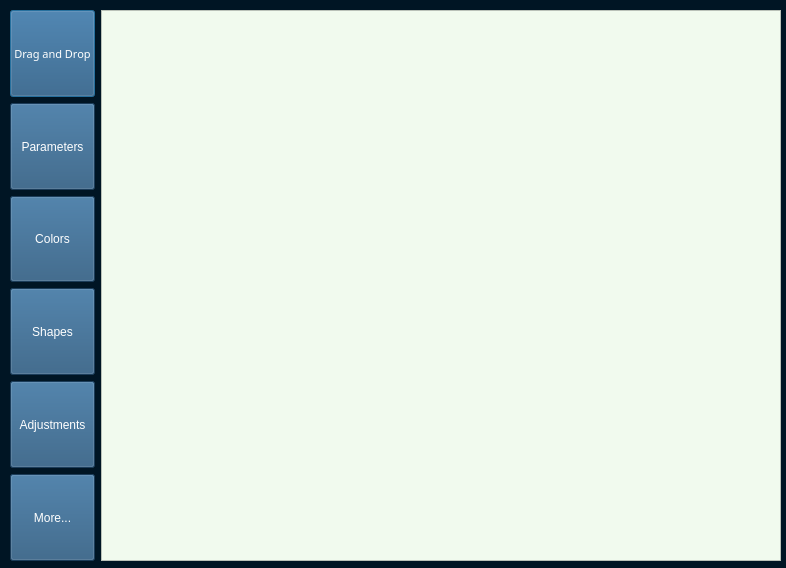
<?xml version="1.0" encoding="UTF-8"?>
<ui version="4.0">
 <class>helpwindow</class>
 <widget class="QDialog" name="helpwindow">
  <property name="geometry">
   <rect>
    <x>0</x>
    <y>0</y>
    <width>786</width>
    <height>568</height>
   </rect>
  </property>
  <property name="palette">
   <palette>
    <active>
     <colorrole role="WindowText">
      <brush brushstyle="SolidPattern">
       <color alpha="255">
        <red>0</red>
        <green>0</green>
        <blue>0</blue>
       </color>
      </brush>
     </colorrole>
     <colorrole role="Button">
      <brush brushstyle="SolidPattern">
       <color alpha="255">
        <red>0</red>
        <green>21</green>
        <blue>36</blue>
       </color>
      </brush>
     </colorrole>
     <colorrole role="Dark">
      <brush brushstyle="SolidPattern">
       <color alpha="255">
        <red>38</red>
        <green>84</green>
        <blue>124</blue>
       </color>
      </brush>
     </colorrole>
     <colorrole role="Mid">
      <brush brushstyle="SolidPattern">
       <color alpha="255">
        <red>38</red>
        <green>84</green>
        <blue>124</blue>
       </color>
      </brush>
     </colorrole>
     <colorrole role="Text">
      <brush brushstyle="SolidPattern">
       <color alpha="255">
        <red>0</red>
        <green>0</green>
        <blue>0</blue>
       </color>
      </brush>
     </colorrole>
     <colorrole role="ButtonText">
      <brush brushstyle="SolidPattern">
       <color alpha="255">
        <red>255</red>
        <green>255</green>
        <blue>255</blue>
       </color>
      </brush>
     </colorrole>
     <colorrole role="Base">
      <brush brushstyle="SolidPattern">
       <color alpha="255">
        <red>0</red>
        <green>21</green>
        <blue>36</blue>
       </color>
      </brush>
     </colorrole>
     <colorrole role="Window">
      <brush brushstyle="SolidPattern">
       <color alpha="255">
        <red>0</red>
        <green>21</green>
        <blue>36</blue>
       </color>
      </brush>
     </colorrole>
     <colorrole role="PlaceholderText">
      <brush brushstyle="SolidPattern">
       <color alpha="128">
        <red>0</red>
        <green>0</green>
        <blue>0</blue>
       </color>
      </brush>
     </colorrole>
    </active>
    <inactive>
     <colorrole role="WindowText">
      <brush brushstyle="SolidPattern">
       <color alpha="255">
        <red>0</red>
        <green>0</green>
        <blue>0</blue>
       </color>
      </brush>
     </colorrole>
     <colorrole role="Button">
      <brush brushstyle="SolidPattern">
       <color alpha="255">
        <red>0</red>
        <green>21</green>
        <blue>36</blue>
       </color>
      </brush>
     </colorrole>
     <colorrole role="Dark">
      <brush brushstyle="SolidPattern">
       <color alpha="255">
        <red>38</red>
        <green>84</green>
        <blue>124</blue>
       </color>
      </brush>
     </colorrole>
     <colorrole role="Mid">
      <brush brushstyle="SolidPattern">
       <color alpha="255">
        <red>38</red>
        <green>84</green>
        <blue>124</blue>
       </color>
      </brush>
     </colorrole>
     <colorrole role="Text">
      <brush brushstyle="SolidPattern">
       <color alpha="255">
        <red>0</red>
        <green>0</green>
        <blue>0</blue>
       </color>
      </brush>
     </colorrole>
     <colorrole role="ButtonText">
      <brush brushstyle="SolidPattern">
       <color alpha="255">
        <red>255</red>
        <green>255</green>
        <blue>255</blue>
       </color>
      </brush>
     </colorrole>
     <colorrole role="Base">
      <brush brushstyle="SolidPattern">
       <color alpha="255">
        <red>0</red>
        <green>21</green>
        <blue>36</blue>
       </color>
      </brush>
     </colorrole>
     <colorrole role="Window">
      <brush brushstyle="SolidPattern">
       <color alpha="255">
        <red>0</red>
        <green>21</green>
        <blue>36</blue>
       </color>
      </brush>
     </colorrole>
     <colorrole role="PlaceholderText">
      <brush brushstyle="SolidPattern">
       <color alpha="128">
        <red>0</red>
        <green>0</green>
        <blue>0</blue>
       </color>
      </brush>
     </colorrole>
    </inactive>
    <disabled>
     <colorrole role="WindowText">
      <brush brushstyle="SolidPattern">
       <color alpha="255">
        <red>38</red>
        <green>84</green>
        <blue>124</blue>
       </color>
      </brush>
     </colorrole>
     <colorrole role="Button">
      <brush brushstyle="SolidPattern">
       <color alpha="255">
        <red>0</red>
        <green>21</green>
        <blue>36</blue>
       </color>
      </brush>
     </colorrole>
     <colorrole role="Dark">
      <brush brushstyle="SolidPattern">
       <color alpha="255">
        <red>38</red>
        <green>84</green>
        <blue>124</blue>
       </color>
      </brush>
     </colorrole>
     <colorrole role="Mid">
      <brush brushstyle="SolidPattern">
       <color alpha="255">
        <red>38</red>
        <green>84</green>
        <blue>124</blue>
       </color>
      </brush>
     </colorrole>
     <colorrole role="Text">
      <brush brushstyle="SolidPattern">
       <color alpha="255">
        <red>38</red>
        <green>84</green>
        <blue>124</blue>
       </color>
      </brush>
     </colorrole>
     <colorrole role="ButtonText">
      <brush brushstyle="SolidPattern">
       <color alpha="255">
        <red>38</red>
        <green>84</green>
        <blue>124</blue>
       </color>
      </brush>
     </colorrole>
     <colorrole role="Base">
      <brush brushstyle="SolidPattern">
       <color alpha="255">
        <red>0</red>
        <green>21</green>
        <blue>36</blue>
       </color>
      </brush>
     </colorrole>
     <colorrole role="Window">
      <brush brushstyle="SolidPattern">
       <color alpha="255">
        <red>0</red>
        <green>21</green>
        <blue>36</blue>
       </color>
      </brush>
     </colorrole>
     <colorrole role="PlaceholderText">
      <brush brushstyle="SolidPattern">
       <color alpha="128">
        <red>0</red>
        <green>0</green>
        <blue>0</blue>
       </color>
      </brush>
     </colorrole>
    </disabled>
   </palette>
  </property>
  <property name="windowTitle">
   <string>HelpWindow</string>
  </property>
  <property name="styleSheet">
   <string notr="true">background-color: rgb(0, 21, 36);</string>
  </property>
  <widget class="QWidget" name="horizontalLayoutWidget">
   <property name="geometry">
    <rect>
     <x>10</x>
     <y>10</y>
     <width>771</width>
     <height>551</height>
    </rect>
   </property>
   <layout class="QHBoxLayout" name="horizontalLayout">
    <item>
     <layout class="QVBoxLayout" name="verticalLayout">
      <property name="spacing">
       <number>6</number>
      </property>
      <item>
       <widget class="QPushButton" name="drag_drop">
        <property name="sizePolicy">
         <sizepolicy hsizetype="Minimum" vsizetype="Minimum">
          <horstretch>0</horstretch>
          <verstretch>0</verstretch>
         </sizepolicy>
        </property>
        <property name="palette">
         <palette>
          <active>
           <colorrole role="WindowText">
            <brush brushstyle="SolidPattern">
             <color alpha="255">
              <red>255</red>
              <green>255</green>
              <blue>255</blue>
             </color>
            </brush>
           </colorrole>
           <colorrole role="Button">
            <brush brushstyle="SolidPattern">
             <color alpha="255">
              <red>38</red>
              <green>84</green>
              <blue>124</blue>
             </color>
            </brush>
           </colorrole>
           <colorrole role="Light">
            <brush brushstyle="SolidPattern">
             <color alpha="255">
              <red>38</red>
              <green>84</green>
              <blue>124</blue>
             </color>
            </brush>
           </colorrole>
           <colorrole role="Midlight">
            <brush brushstyle="SolidPattern">
             <color alpha="255">
              <red>38</red>
              <green>84</green>
              <blue>124</blue>
             </color>
            </brush>
           </colorrole>
           <colorrole role="Dark">
            <brush brushstyle="SolidPattern">
             <color alpha="255">
              <red>38</red>
              <green>84</green>
              <blue>124</blue>
             </color>
            </brush>
           </colorrole>
           <colorrole role="Mid">
            <brush brushstyle="SolidPattern">
             <color alpha="255">
              <red>38</red>
              <green>84</green>
              <blue>124</blue>
             </color>
            </brush>
           </colorrole>
           <colorrole role="Text">
            <brush brushstyle="SolidPattern">
             <color alpha="255">
              <red>38</red>
              <green>84</green>
              <blue>124</blue>
             </color>
            </brush>
           </colorrole>
           <colorrole role="ButtonText">
            <brush brushstyle="SolidPattern">
             <color alpha="255">
              <red>255</red>
              <green>255</green>
              <blue>255</blue>
             </color>
            </brush>
           </colorrole>
           <colorrole role="Base">
            <brush brushstyle="SolidPattern">
             <color alpha="255">
              <red>38</red>
              <green>84</green>
              <blue>124</blue>
             </color>
            </brush>
           </colorrole>
           <colorrole role="Window">
            <brush brushstyle="SolidPattern">
             <color alpha="255">
              <red>38</red>
              <green>84</green>
              <blue>124</blue>
             </color>
            </brush>
           </colorrole>
           <colorrole role="PlaceholderText">
            <brush brushstyle="SolidPattern">
             <color alpha="128">
              <red>255</red>
              <green>255</green>
              <blue>255</blue>
             </color>
            </brush>
           </colorrole>
          </active>
          <inactive>
           <colorrole role="WindowText">
            <brush brushstyle="SolidPattern">
             <color alpha="255">
              <red>255</red>
              <green>255</green>
              <blue>255</blue>
             </color>
            </brush>
           </colorrole>
           <colorrole role="Button">
            <brush brushstyle="SolidPattern">
             <color alpha="255">
              <red>38</red>
              <green>84</green>
              <blue>124</blue>
             </color>
            </brush>
           </colorrole>
           <colorrole role="Light">
            <brush brushstyle="SolidPattern">
             <color alpha="255">
              <red>38</red>
              <green>84</green>
              <blue>124</blue>
             </color>
            </brush>
           </colorrole>
           <colorrole role="Midlight">
            <brush brushstyle="SolidPattern">
             <color alpha="255">
              <red>38</red>
              <green>84</green>
              <blue>124</blue>
             </color>
            </brush>
           </colorrole>
           <colorrole role="Dark">
            <brush brushstyle="SolidPattern">
             <color alpha="255">
              <red>38</red>
              <green>84</green>
              <blue>124</blue>
             </color>
            </brush>
           </colorrole>
           <colorrole role="Mid">
            <brush brushstyle="SolidPattern">
             <color alpha="255">
              <red>38</red>
              <green>84</green>
              <blue>124</blue>
             </color>
            </brush>
           </colorrole>
           <colorrole role="Text">
            <brush brushstyle="SolidPattern">
             <color alpha="255">
              <red>38</red>
              <green>84</green>
              <blue>124</blue>
             </color>
            </brush>
           </colorrole>
           <colorrole role="ButtonText">
            <brush brushstyle="SolidPattern">
             <color alpha="255">
              <red>255</red>
              <green>255</green>
              <blue>255</blue>
             </color>
            </brush>
           </colorrole>
           <colorrole role="Base">
            <brush brushstyle="SolidPattern">
             <color alpha="255">
              <red>38</red>
              <green>84</green>
              <blue>124</blue>
             </color>
            </brush>
           </colorrole>
           <colorrole role="Window">
            <brush brushstyle="SolidPattern">
             <color alpha="255">
              <red>38</red>
              <green>84</green>
              <blue>124</blue>
             </color>
            </brush>
           </colorrole>
           <colorrole role="PlaceholderText">
            <brush brushstyle="SolidPattern">
             <color alpha="128">
              <red>255</red>
              <green>255</green>
              <blue>255</blue>
             </color>
            </brush>
           </colorrole>
          </inactive>
          <disabled>
           <colorrole role="WindowText">
            <brush brushstyle="SolidPattern">
             <color alpha="255">
              <red>38</red>
              <green>84</green>
              <blue>124</blue>
             </color>
            </brush>
           </colorrole>
           <colorrole role="Button">
            <brush brushstyle="SolidPattern">
             <color alpha="255">
              <red>38</red>
              <green>84</green>
              <blue>124</blue>
             </color>
            </brush>
           </colorrole>
           <colorrole role="Light">
            <brush brushstyle="SolidPattern">
             <color alpha="255">
              <red>38</red>
              <green>84</green>
              <blue>124</blue>
             </color>
            </brush>
           </colorrole>
           <colorrole role="Midlight">
            <brush brushstyle="SolidPattern">
             <color alpha="255">
              <red>38</red>
              <green>84</green>
              <blue>124</blue>
             </color>
            </brush>
           </colorrole>
           <colorrole role="Dark">
            <brush brushstyle="SolidPattern">
             <color alpha="255">
              <red>38</red>
              <green>84</green>
              <blue>124</blue>
             </color>
            </brush>
           </colorrole>
           <colorrole role="Mid">
            <brush brushstyle="SolidPattern">
             <color alpha="255">
              <red>38</red>
              <green>84</green>
              <blue>124</blue>
             </color>
            </brush>
           </colorrole>
           <colorrole role="Text">
            <brush brushstyle="SolidPattern">
             <color alpha="255">
              <red>38</red>
              <green>84</green>
              <blue>124</blue>
             </color>
            </brush>
           </colorrole>
           <colorrole role="ButtonText">
            <brush brushstyle="SolidPattern">
             <color alpha="255">
              <red>38</red>
              <green>84</green>
              <blue>124</blue>
             </color>
            </brush>
           </colorrole>
           <colorrole role="Base">
            <brush brushstyle="SolidPattern">
             <color alpha="255">
              <red>38</red>
              <green>84</green>
              <blue>124</blue>
             </color>
            </brush>
           </colorrole>
           <colorrole role="Window">
            <brush brushstyle="SolidPattern">
             <color alpha="255">
              <red>38</red>
              <green>84</green>
              <blue>124</blue>
             </color>
            </brush>
           </colorrole>
           <colorrole role="PlaceholderText">
            <brush brushstyle="SolidPattern">
             <color alpha="128">
              <red>0</red>
              <green>0</green>
              <blue>0</blue>
             </color>
            </brush>
           </colorrole>
          </disabled>
         </palette>
        </property>
        <property name="font">
         <font>
          <family>Arial Black</family>
          <pointsize>8</pointsize>
          <weight>10</weight>
          <italic>false</italic>
          <bold>false</bold>
          <stylestrategy>PreferAntialias</stylestrategy>
         </font>
        </property>
        <property name="styleSheet">
         <string notr="true">font: 87 8pt &quot;Arial Black&quot;;
background-color: rgb(38, 84, 124);</string>
        </property>
        <property name="text">
         <string>Drag and Drop</string>
        </property>
       </widget>
      </item>
      <item>
       <widget class="QPushButton" name="parameters">
        <property name="sizePolicy">
         <sizepolicy hsizetype="Minimum" vsizetype="Minimum">
          <horstretch>0</horstretch>
          <verstretch>0</verstretch>
         </sizepolicy>
        </property>
        <property name="palette">
         <palette>
          <active>
           <colorrole role="Button">
            <brush brushstyle="SolidPattern">
             <color alpha="255">
              <red>38</red>
              <green>84</green>
              <blue>124</blue>
             </color>
            </brush>
           </colorrole>
           <colorrole role="ButtonText">
            <brush brushstyle="SolidPattern">
             <color alpha="255">
              <red>255</red>
              <green>255</green>
              <blue>255</blue>
             </color>
            </brush>
           </colorrole>
           <colorrole role="Base">
            <brush brushstyle="SolidPattern">
             <color alpha="255">
              <red>38</red>
              <green>84</green>
              <blue>124</blue>
             </color>
            </brush>
           </colorrole>
           <colorrole role="Window">
            <brush brushstyle="SolidPattern">
             <color alpha="255">
              <red>38</red>
              <green>84</green>
              <blue>124</blue>
             </color>
            </brush>
           </colorrole>
          </active>
          <inactive>
           <colorrole role="Button">
            <brush brushstyle="SolidPattern">
             <color alpha="255">
              <red>38</red>
              <green>84</green>
              <blue>124</blue>
             </color>
            </brush>
           </colorrole>
           <colorrole role="ButtonText">
            <brush brushstyle="SolidPattern">
             <color alpha="255">
              <red>255</red>
              <green>255</green>
              <blue>255</blue>
             </color>
            </brush>
           </colorrole>
           <colorrole role="Base">
            <brush brushstyle="SolidPattern">
             <color alpha="255">
              <red>38</red>
              <green>84</green>
              <blue>124</blue>
             </color>
            </brush>
           </colorrole>
           <colorrole role="Window">
            <brush brushstyle="SolidPattern">
             <color alpha="255">
              <red>38</red>
              <green>84</green>
              <blue>124</blue>
             </color>
            </brush>
           </colorrole>
          </inactive>
          <disabled>
           <colorrole role="Button">
            <brush brushstyle="SolidPattern">
             <color alpha="255">
              <red>38</red>
              <green>84</green>
              <blue>124</blue>
             </color>
            </brush>
           </colorrole>
           <colorrole role="ButtonText">
            <brush brushstyle="SolidPattern">
             <color alpha="255">
              <red>120</red>
              <green>120</green>
              <blue>120</blue>
             </color>
            </brush>
           </colorrole>
           <colorrole role="Base">
            <brush brushstyle="SolidPattern">
             <color alpha="255">
              <red>38</red>
              <green>84</green>
              <blue>124</blue>
             </color>
            </brush>
           </colorrole>
           <colorrole role="Window">
            <brush brushstyle="SolidPattern">
             <color alpha="255">
              <red>38</red>
              <green>84</green>
              <blue>124</blue>
             </color>
            </brush>
           </colorrole>
          </disabled>
         </palette>
        </property>
        <property name="styleSheet">
         <string notr="true">font: 87 8pt &quot;Arial Black&quot;;
background-color: rgb(38, 84, 124);</string>
        </property>
        <property name="text">
         <string>Parameters</string>
        </property>
       </widget>
      </item>
      <item>
       <widget class="QPushButton" name="colors">
        <property name="sizePolicy">
         <sizepolicy hsizetype="Minimum" vsizetype="Minimum">
          <horstretch>0</horstretch>
          <verstretch>0</verstretch>
         </sizepolicy>
        </property>
        <property name="palette">
         <palette>
          <active>
           <colorrole role="Button">
            <brush brushstyle="SolidPattern">
             <color alpha="255">
              <red>38</red>
              <green>84</green>
              <blue>124</blue>
             </color>
            </brush>
           </colorrole>
           <colorrole role="ButtonText">
            <brush brushstyle="SolidPattern">
             <color alpha="255">
              <red>255</red>
              <green>255</green>
              <blue>255</blue>
             </color>
            </brush>
           </colorrole>
           <colorrole role="Base">
            <brush brushstyle="SolidPattern">
             <color alpha="255">
              <red>38</red>
              <green>84</green>
              <blue>124</blue>
             </color>
            </brush>
           </colorrole>
           <colorrole role="Window">
            <brush brushstyle="SolidPattern">
             <color alpha="255">
              <red>38</red>
              <green>84</green>
              <blue>124</blue>
             </color>
            </brush>
           </colorrole>
          </active>
          <inactive>
           <colorrole role="Button">
            <brush brushstyle="SolidPattern">
             <color alpha="255">
              <red>38</red>
              <green>84</green>
              <blue>124</blue>
             </color>
            </brush>
           </colorrole>
           <colorrole role="ButtonText">
            <brush brushstyle="SolidPattern">
             <color alpha="255">
              <red>255</red>
              <green>255</green>
              <blue>255</blue>
             </color>
            </brush>
           </colorrole>
           <colorrole role="Base">
            <brush brushstyle="SolidPattern">
             <color alpha="255">
              <red>38</red>
              <green>84</green>
              <blue>124</blue>
             </color>
            </brush>
           </colorrole>
           <colorrole role="Window">
            <brush brushstyle="SolidPattern">
             <color alpha="255">
              <red>38</red>
              <green>84</green>
              <blue>124</blue>
             </color>
            </brush>
           </colorrole>
          </inactive>
          <disabled>
           <colorrole role="Button">
            <brush brushstyle="SolidPattern">
             <color alpha="255">
              <red>38</red>
              <green>84</green>
              <blue>124</blue>
             </color>
            </brush>
           </colorrole>
           <colorrole role="ButtonText">
            <brush brushstyle="SolidPattern">
             <color alpha="255">
              <red>120</red>
              <green>120</green>
              <blue>120</blue>
             </color>
            </brush>
           </colorrole>
           <colorrole role="Base">
            <brush brushstyle="SolidPattern">
             <color alpha="255">
              <red>38</red>
              <green>84</green>
              <blue>124</blue>
             </color>
            </brush>
           </colorrole>
           <colorrole role="Window">
            <brush brushstyle="SolidPattern">
             <color alpha="255">
              <red>38</red>
              <green>84</green>
              <blue>124</blue>
             </color>
            </brush>
           </colorrole>
          </disabled>
         </palette>
        </property>
        <property name="styleSheet">
         <string notr="true">font: 87 8pt &quot;Arial Black&quot;;
background-color: rgb(38, 84, 124);</string>
        </property>
        <property name="text">
         <string>Colors</string>
        </property>
       </widget>
      </item>
      <item>
       <widget class="QPushButton" name="shapes">
        <property name="sizePolicy">
         <sizepolicy hsizetype="Minimum" vsizetype="Minimum">
          <horstretch>0</horstretch>
          <verstretch>0</verstretch>
         </sizepolicy>
        </property>
        <property name="palette">
         <palette>
          <active>
           <colorrole role="Button">
            <brush brushstyle="SolidPattern">
             <color alpha="255">
              <red>38</red>
              <green>84</green>
              <blue>124</blue>
             </color>
            </brush>
           </colorrole>
           <colorrole role="ButtonText">
            <brush brushstyle="SolidPattern">
             <color alpha="255">
              <red>255</red>
              <green>255</green>
              <blue>255</blue>
             </color>
            </brush>
           </colorrole>
           <colorrole role="Base">
            <brush brushstyle="SolidPattern">
             <color alpha="255">
              <red>38</red>
              <green>84</green>
              <blue>124</blue>
             </color>
            </brush>
           </colorrole>
           <colorrole role="Window">
            <brush brushstyle="SolidPattern">
             <color alpha="255">
              <red>38</red>
              <green>84</green>
              <blue>124</blue>
             </color>
            </brush>
           </colorrole>
          </active>
          <inactive>
           <colorrole role="Button">
            <brush brushstyle="SolidPattern">
             <color alpha="255">
              <red>38</red>
              <green>84</green>
              <blue>124</blue>
             </color>
            </brush>
           </colorrole>
           <colorrole role="ButtonText">
            <brush brushstyle="SolidPattern">
             <color alpha="255">
              <red>255</red>
              <green>255</green>
              <blue>255</blue>
             </color>
            </brush>
           </colorrole>
           <colorrole role="Base">
            <brush brushstyle="SolidPattern">
             <color alpha="255">
              <red>38</red>
              <green>84</green>
              <blue>124</blue>
             </color>
            </brush>
           </colorrole>
           <colorrole role="Window">
            <brush brushstyle="SolidPattern">
             <color alpha="255">
              <red>38</red>
              <green>84</green>
              <blue>124</blue>
             </color>
            </brush>
           </colorrole>
          </inactive>
          <disabled>
           <colorrole role="Button">
            <brush brushstyle="SolidPattern">
             <color alpha="255">
              <red>38</red>
              <green>84</green>
              <blue>124</blue>
             </color>
            </brush>
           </colorrole>
           <colorrole role="ButtonText">
            <brush brushstyle="SolidPattern">
             <color alpha="255">
              <red>120</red>
              <green>120</green>
              <blue>120</blue>
             </color>
            </brush>
           </colorrole>
           <colorrole role="Base">
            <brush brushstyle="SolidPattern">
             <color alpha="255">
              <red>38</red>
              <green>84</green>
              <blue>124</blue>
             </color>
            </brush>
           </colorrole>
           <colorrole role="Window">
            <brush brushstyle="SolidPattern">
             <color alpha="255">
              <red>38</red>
              <green>84</green>
              <blue>124</blue>
             </color>
            </brush>
           </colorrole>
          </disabled>
         </palette>
        </property>
        <property name="styleSheet">
         <string notr="true">font: 87 8pt &quot;Arial Black&quot;;
background-color: rgb(38, 84, 124);</string>
        </property>
        <property name="text">
         <string>Shapes</string>
        </property>
       </widget>
      </item>
      <item>
       <widget class="QPushButton" name="adjustments">
        <property name="sizePolicy">
         <sizepolicy hsizetype="Minimum" vsizetype="Minimum">
          <horstretch>0</horstretch>
          <verstretch>0</verstretch>
         </sizepolicy>
        </property>
        <property name="styleSheet">
         <string notr="true">font: 87 8pt &quot;Arial Black&quot;;
background-color: rgb(38, 84, 124);
color: rgb(255, 255, 255);</string>
        </property>
        <property name="text">
         <string>Adjustments</string>
        </property>
       </widget>
      </item>
      <item>
       <widget class="QPushButton" name="more">
        <property name="sizePolicy">
         <sizepolicy hsizetype="Preferred" vsizetype="Minimum">
          <horstretch>0</horstretch>
          <verstretch>0</verstretch>
         </sizepolicy>
        </property>
        <property name="palette">
         <palette>
          <active>
           <colorrole role="Button">
            <brush brushstyle="SolidPattern">
             <color alpha="255">
              <red>38</red>
              <green>84</green>
              <blue>124</blue>
             </color>
            </brush>
           </colorrole>
           <colorrole role="Light">
            <brush brushstyle="SolidPattern">
             <color alpha="255">
              <red>38</red>
              <green>84</green>
              <blue>124</blue>
             </color>
            </brush>
           </colorrole>
           <colorrole role="Midlight">
            <brush brushstyle="SolidPattern">
             <color alpha="255">
              <red>38</red>
              <green>84</green>
              <blue>124</blue>
             </color>
            </brush>
           </colorrole>
           <colorrole role="ButtonText">
            <brush brushstyle="SolidPattern">
             <color alpha="255">
              <red>255</red>
              <green>255</green>
              <blue>255</blue>
             </color>
            </brush>
           </colorrole>
           <colorrole role="Base">
            <brush brushstyle="SolidPattern">
             <color alpha="255">
              <red>38</red>
              <green>84</green>
              <blue>124</blue>
             </color>
            </brush>
           </colorrole>
           <colorrole role="Window">
            <brush brushstyle="SolidPattern">
             <color alpha="255">
              <red>38</red>
              <green>84</green>
              <blue>124</blue>
             </color>
            </brush>
           </colorrole>
          </active>
          <inactive>
           <colorrole role="Button">
            <brush brushstyle="SolidPattern">
             <color alpha="255">
              <red>38</red>
              <green>84</green>
              <blue>124</blue>
             </color>
            </brush>
           </colorrole>
           <colorrole role="Light">
            <brush brushstyle="SolidPattern">
             <color alpha="255">
              <red>38</red>
              <green>84</green>
              <blue>124</blue>
             </color>
            </brush>
           </colorrole>
           <colorrole role="Midlight">
            <brush brushstyle="SolidPattern">
             <color alpha="255">
              <red>38</red>
              <green>84</green>
              <blue>124</blue>
             </color>
            </brush>
           </colorrole>
           <colorrole role="ButtonText">
            <brush brushstyle="SolidPattern">
             <color alpha="255">
              <red>255</red>
              <green>255</green>
              <blue>255</blue>
             </color>
            </brush>
           </colorrole>
           <colorrole role="Base">
            <brush brushstyle="SolidPattern">
             <color alpha="255">
              <red>38</red>
              <green>84</green>
              <blue>124</blue>
             </color>
            </brush>
           </colorrole>
           <colorrole role="Window">
            <brush brushstyle="SolidPattern">
             <color alpha="255">
              <red>38</red>
              <green>84</green>
              <blue>124</blue>
             </color>
            </brush>
           </colorrole>
          </inactive>
          <disabled>
           <colorrole role="Button">
            <brush brushstyle="SolidPattern">
             <color alpha="255">
              <red>38</red>
              <green>84</green>
              <blue>124</blue>
             </color>
            </brush>
           </colorrole>
           <colorrole role="Light">
            <brush brushstyle="SolidPattern">
             <color alpha="255">
              <red>38</red>
              <green>84</green>
              <blue>124</blue>
             </color>
            </brush>
           </colorrole>
           <colorrole role="Midlight">
            <brush brushstyle="SolidPattern">
             <color alpha="255">
              <red>38</red>
              <green>84</green>
              <blue>124</blue>
             </color>
            </brush>
           </colorrole>
           <colorrole role="ButtonText">
            <brush brushstyle="SolidPattern">
             <color alpha="255">
              <red>120</red>
              <green>120</green>
              <blue>120</blue>
             </color>
            </brush>
           </colorrole>
           <colorrole role="Base">
            <brush brushstyle="SolidPattern">
             <color alpha="255">
              <red>38</red>
              <green>84</green>
              <blue>124</blue>
             </color>
            </brush>
           </colorrole>
           <colorrole role="Window">
            <brush brushstyle="SolidPattern">
             <color alpha="255">
              <red>38</red>
              <green>84</green>
              <blue>124</blue>
             </color>
            </brush>
           </colorrole>
          </disabled>
         </palette>
        </property>
        <property name="styleSheet">
         <string notr="true">font: 87 8pt &quot;Arial Black&quot;;
background-color: rgb(38, 84, 124);</string>
        </property>
        <property name="text">
         <string>More...</string>
        </property>
        <property name="autoDefault">
         <bool>true</bool>
        </property>
       </widget>
      </item>
     </layout>
    </item>
    <item>
     <widget class="QTextEdit" name="textEdit">
      <property name="palette">
       <palette>
        <active>
         <colorrole role="WindowText">
          <brush brushstyle="SolidPattern">
           <color alpha="255">
            <red>0</red>
            <green>0</green>
            <blue>0</blue>
           </color>
          </brush>
         </colorrole>
         <colorrole role="Button">
          <brush brushstyle="SolidPattern">
           <color alpha="255">
            <red>241</red>
            <green>250</green>
            <blue>238</blue>
           </color>
          </brush>
         </colorrole>
         <colorrole role="Light">
          <brush brushstyle="SolidPattern">
           <color alpha="255">
            <red>0</red>
            <green>0</green>
            <blue>0</blue>
           </color>
          </brush>
         </colorrole>
         <colorrole role="Midlight">
          <brush brushstyle="SolidPattern">
           <color alpha="255">
            <red>0</red>
            <green>0</green>
            <blue>0</blue>
           </color>
          </brush>
         </colorrole>
         <colorrole role="Dark">
          <brush brushstyle="SolidPattern">
           <color alpha="255">
            <red>0</red>
            <green>0</green>
            <blue>0</blue>
           </color>
          </brush>
         </colorrole>
         <colorrole role="Mid">
          <brush brushstyle="SolidPattern">
           <color alpha="255">
            <red>0</red>
            <green>0</green>
            <blue>0</blue>
           </color>
          </brush>
         </colorrole>
         <colorrole role="Text">
          <brush brushstyle="SolidPattern">
           <color alpha="255">
            <red>0</red>
            <green>0</green>
            <blue>0</blue>
           </color>
          </brush>
         </colorrole>
         <colorrole role="BrightText">
          <brush brushstyle="SolidPattern">
           <color alpha="255">
            <red>255</red>
            <green>255</green>
            <blue>255</blue>
           </color>
          </brush>
         </colorrole>
         <colorrole role="ButtonText">
          <brush brushstyle="SolidPattern">
           <color alpha="255">
            <red>0</red>
            <green>0</green>
            <blue>0</blue>
           </color>
          </brush>
         </colorrole>
         <colorrole role="Base">
          <brush brushstyle="SolidPattern">
           <color alpha="255">
            <red>241</red>
            <green>250</green>
            <blue>238</blue>
           </color>
          </brush>
         </colorrole>
         <colorrole role="Window">
          <brush brushstyle="SolidPattern">
           <color alpha="255">
            <red>241</red>
            <green>250</green>
            <blue>238</blue>
           </color>
          </brush>
         </colorrole>
         <colorrole role="Shadow">
          <brush brushstyle="SolidPattern">
           <color alpha="255">
            <red>186</red>
            <green>186</green>
            <blue>186</blue>
           </color>
          </brush>
         </colorrole>
         <colorrole role="AlternateBase">
          <brush brushstyle="SolidPattern">
           <color alpha="255">
            <red>0</red>
            <green>0</green>
            <blue>0</blue>
           </color>
          </brush>
         </colorrole>
         <colorrole role="ToolTipBase">
          <brush brushstyle="SolidPattern">
           <color alpha="255">
            <red>255</red>
            <green>255</green>
            <blue>220</blue>
           </color>
          </brush>
         </colorrole>
         <colorrole role="ToolTipText">
          <brush brushstyle="SolidPattern">
           <color alpha="255">
            <red>0</red>
            <green>0</green>
            <blue>0</blue>
           </color>
          </brush>
         </colorrole>
         <colorrole role="PlaceholderText">
          <brush brushstyle="SolidPattern">
           <color alpha="128">
            <red>255</red>
            <green>255</green>
            <blue>255</blue>
           </color>
          </brush>
         </colorrole>
        </active>
        <inactive>
         <colorrole role="WindowText">
          <brush brushstyle="SolidPattern">
           <color alpha="255">
            <red>0</red>
            <green>0</green>
            <blue>0</blue>
           </color>
          </brush>
         </colorrole>
         <colorrole role="Button">
          <brush brushstyle="SolidPattern">
           <color alpha="255">
            <red>241</red>
            <green>250</green>
            <blue>238</blue>
           </color>
          </brush>
         </colorrole>
         <colorrole role="Light">
          <brush brushstyle="SolidPattern">
           <color alpha="255">
            <red>0</red>
            <green>0</green>
            <blue>0</blue>
           </color>
          </brush>
         </colorrole>
         <colorrole role="Midlight">
          <brush brushstyle="SolidPattern">
           <color alpha="255">
            <red>0</red>
            <green>0</green>
            <blue>0</blue>
           </color>
          </brush>
         </colorrole>
         <colorrole role="Dark">
          <brush brushstyle="SolidPattern">
           <color alpha="255">
            <red>0</red>
            <green>0</green>
            <blue>0</blue>
           </color>
          </brush>
         </colorrole>
         <colorrole role="Mid">
          <brush brushstyle="SolidPattern">
           <color alpha="255">
            <red>0</red>
            <green>0</green>
            <blue>0</blue>
           </color>
          </brush>
         </colorrole>
         <colorrole role="Text">
          <brush brushstyle="SolidPattern">
           <color alpha="255">
            <red>0</red>
            <green>0</green>
            <blue>0</blue>
           </color>
          </brush>
         </colorrole>
         <colorrole role="BrightText">
          <brush brushstyle="SolidPattern">
           <color alpha="255">
            <red>255</red>
            <green>255</green>
            <blue>255</blue>
           </color>
          </brush>
         </colorrole>
         <colorrole role="ButtonText">
          <brush brushstyle="SolidPattern">
           <color alpha="255">
            <red>0</red>
            <green>0</green>
            <blue>0</blue>
           </color>
          </brush>
         </colorrole>
         <colorrole role="Base">
          <brush brushstyle="SolidPattern">
           <color alpha="255">
            <red>241</red>
            <green>250</green>
            <blue>238</blue>
           </color>
          </brush>
         </colorrole>
         <colorrole role="Window">
          <brush brushstyle="SolidPattern">
           <color alpha="255">
            <red>241</red>
            <green>250</green>
            <blue>238</blue>
           </color>
          </brush>
         </colorrole>
         <colorrole role="Shadow">
          <brush brushstyle="SolidPattern">
           <color alpha="255">
            <red>186</red>
            <green>186</green>
            <blue>186</blue>
           </color>
          </brush>
         </colorrole>
         <colorrole role="AlternateBase">
          <brush brushstyle="SolidPattern">
           <color alpha="255">
            <red>0</red>
            <green>0</green>
            <blue>0</blue>
           </color>
          </brush>
         </colorrole>
         <colorrole role="ToolTipBase">
          <brush brushstyle="SolidPattern">
           <color alpha="255">
            <red>255</red>
            <green>255</green>
            <blue>220</blue>
           </color>
          </brush>
         </colorrole>
         <colorrole role="ToolTipText">
          <brush brushstyle="SolidPattern">
           <color alpha="255">
            <red>0</red>
            <green>0</green>
            <blue>0</blue>
           </color>
          </brush>
         </colorrole>
         <colorrole role="PlaceholderText">
          <brush brushstyle="SolidPattern">
           <color alpha="128">
            <red>255</red>
            <green>255</green>
            <blue>255</blue>
           </color>
          </brush>
         </colorrole>
        </inactive>
        <disabled>
         <colorrole role="WindowText">
          <brush brushstyle="SolidPattern">
           <color alpha="255">
            <red>0</red>
            <green>0</green>
            <blue>0</blue>
           </color>
          </brush>
         </colorrole>
         <colorrole role="Button">
          <brush brushstyle="SolidPattern">
           <color alpha="255">
            <red>241</red>
            <green>250</green>
            <blue>238</blue>
           </color>
          </brush>
         </colorrole>
         <colorrole role="Light">
          <brush brushstyle="SolidPattern">
           <color alpha="255">
            <red>0</red>
            <green>0</green>
            <blue>0</blue>
           </color>
          </brush>
         </colorrole>
         <colorrole role="Midlight">
          <brush brushstyle="SolidPattern">
           <color alpha="255">
            <red>0</red>
            <green>0</green>
            <blue>0</blue>
           </color>
          </brush>
         </colorrole>
         <colorrole role="Dark">
          <brush brushstyle="SolidPattern">
           <color alpha="255">
            <red>0</red>
            <green>0</green>
            <blue>0</blue>
           </color>
          </brush>
         </colorrole>
         <colorrole role="Mid">
          <brush brushstyle="SolidPattern">
           <color alpha="255">
            <red>0</red>
            <green>0</green>
            <blue>0</blue>
           </color>
          </brush>
         </colorrole>
         <colorrole role="Text">
          <brush brushstyle="SolidPattern">
           <color alpha="255">
            <red>0</red>
            <green>0</green>
            <blue>0</blue>
           </color>
          </brush>
         </colorrole>
         <colorrole role="BrightText">
          <brush brushstyle="SolidPattern">
           <color alpha="255">
            <red>255</red>
            <green>255</green>
            <blue>255</blue>
           </color>
          </brush>
         </colorrole>
         <colorrole role="ButtonText">
          <brush brushstyle="SolidPattern">
           <color alpha="255">
            <red>0</red>
            <green>0</green>
            <blue>0</blue>
           </color>
          </brush>
         </colorrole>
         <colorrole role="Base">
          <brush brushstyle="SolidPattern">
           <color alpha="255">
            <red>241</red>
            <green>250</green>
            <blue>238</blue>
           </color>
          </brush>
         </colorrole>
         <colorrole role="Window">
          <brush brushstyle="SolidPattern">
           <color alpha="255">
            <red>241</red>
            <green>250</green>
            <blue>238</blue>
           </color>
          </brush>
         </colorrole>
         <colorrole role="Shadow">
          <brush brushstyle="SolidPattern">
           <color alpha="255">
            <red>186</red>
            <green>186</green>
            <blue>186</blue>
           </color>
          </brush>
         </colorrole>
         <colorrole role="AlternateBase">
          <brush brushstyle="SolidPattern">
           <color alpha="255">
            <red>0</red>
            <green>0</green>
            <blue>0</blue>
           </color>
          </brush>
         </colorrole>
         <colorrole role="ToolTipBase">
          <brush brushstyle="SolidPattern">
           <color alpha="255">
            <red>255</red>
            <green>255</green>
            <blue>220</blue>
           </color>
          </brush>
         </colorrole>
         <colorrole role="ToolTipText">
          <brush brushstyle="SolidPattern">
           <color alpha="255">
            <red>0</red>
            <green>0</green>
            <blue>0</blue>
           </color>
          </brush>
         </colorrole>
         <colorrole role="PlaceholderText">
          <brush brushstyle="SolidPattern">
           <color alpha="128">
            <red>255</red>
            <green>255</green>
            <blue>255</blue>
           </color>
          </brush>
         </colorrole>
        </disabled>
       </palette>
      </property>
      <property name="styleSheet">
       <string notr="true">background-color: rgb(241, 250, 238);
color: rgb(0, 0, 0);</string>
      </property>
     </widget>
    </item>
   </layout>
  </widget>
 </widget>
 <resources/>
 <connections/>
</ui>
